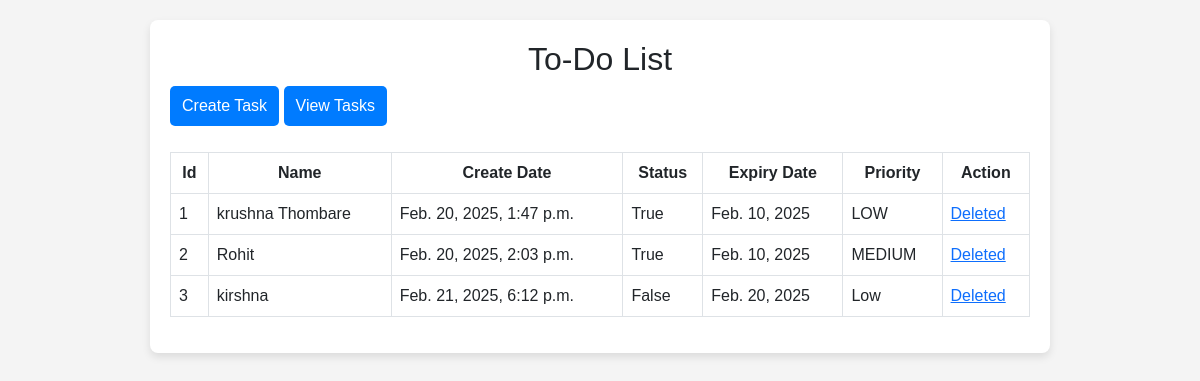
/home/, run on the app's committed database.
### website/models.py (models this page shows, shortened)
class Task(models.Model):
    name = models.CharField(max_length=200)
    created_date = models.DateTimeField(auto_now_add=True)
    status = models.BooleanField(default=False)
    expiry_date = models.DateField()
    priority = models.CharField(choices=CHOICES, default='HIGH', max_length=20)

### website/views.py (the view)
# urls.py: 2. Add a URL to urlpatterns:  path('', views.home, name='home')
def home(req):
	data=models.Task.objects.all()
	obj={"produts":data}
	return render(req,"home.html", obj)

### template/home.html (shortened to what this page needs)
<!DOCTYPE html>
<html lang="en">
<head>
    <link rel="stylesheet" href="https://cdn.jsdelivr.net/npm/bootstrap@5.3.0/dist/css/bootstrap.min.css">
</head>
<body>
    <div class="container">
        <h2 class="text-center">To-Do List</h2>
        <a href="/" class="btn-custom">Create Task</a>
        <a href="/list_task/" class="btn-custom">View Tasks</a>
        <table class="table table-bordered mt-3">
            <thead>
                <tr>
                    <th>Id</th>
                    <th>Name</th>
                    <th>Create Date</th>
                    <th>Status</th>
                    <th>Expiry Date</th>
                    <th>Priority</th>
                    <th>Action</th>
                </tr>
            </thead>
            <tbody>
                {% for i in produts %}
                <tr>
                    <td>{{ forloop.counter }}</td>
                    <td>{{ i.name }}</td>
                    <td>{{ i.created_date }}</td>
                    <td>{{ i.status }}</td>
                    <td>{{ i.expiry_date }}</td>
                    <td>{{ i.priority }}</td>
                    <td>
                		<a href="/task_deleted/?id={{ i.id }}">Deleted</a>
                	</td>
                </tr>
                {% endfor %}
            </tbody>
        </table>
    </div>
</body>
</html>

### template/home.html (style rules this page uses)
body { font-family: 'Arial', sans-serif; background-color: #f4f4f4; padding: 20px; }
.container { max-width: 900px; background: white; padding: 20px; border-radius: 8px; box-shadow: 0 4px 8px rgba(0, 0, 0, 0.1); }
table { width: 100%; }
th { background-color: #007bff; color: white; text-align: center; }
tr:nth-child(even) { background-color: #f9f9f9; }
.btn-custom { text-decoration: none; padding: 8px 12px; border-radius: 5px; background-color: #007bff; color: white; display: inline-block; margin-bottom: 10px; }

### data on the page
Task: name "krushna Thombare", created_date "Feb. 20, 2025, 1:47 p.m.", status "True", expiry_date "Feb. 10, 2025", priority "LOW"
Task: name "Rohit", created_date "Feb. 20, 2025, 2:03 p.m.", status "True", expiry_date "Feb. 10, 2025", priority "MEDIUM"
Task: name "kirshna", created_date "Feb. 21, 2025, 6:12 p.m.", status "False", expiry_date "Feb. 20, 2025", priority "Low"
